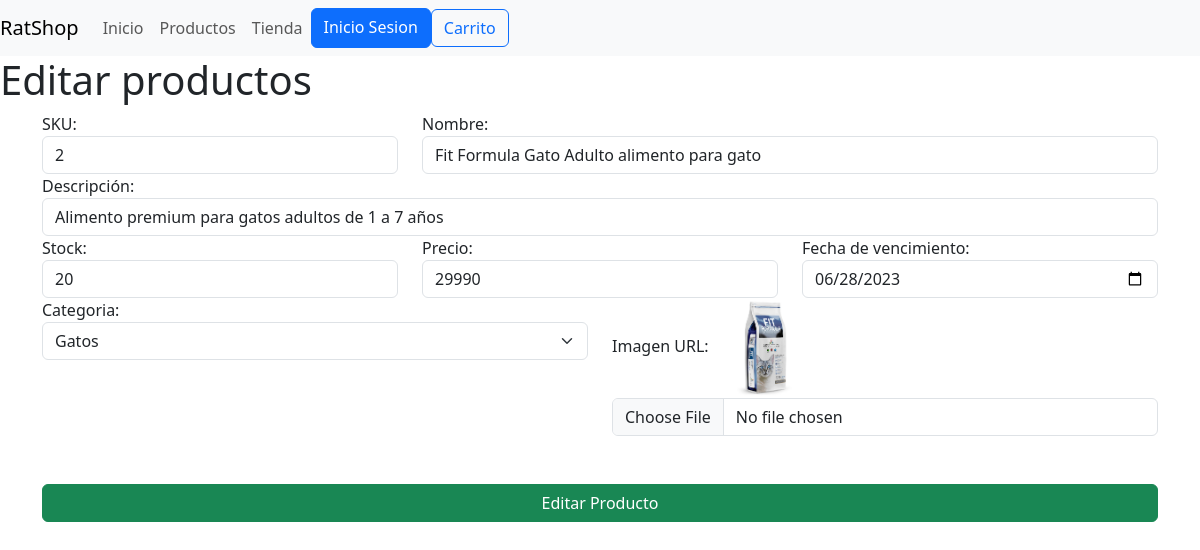
/editarProducto/2, run on the app's committed database.
### apps/Tienda/models.py (models this page shows, shortened)
class Producto(models.Model):
    sku = models.IntegerField(primary_key=True)
    nombre = models.CharField(max_length=100, null=False)
    descripcion = models.CharField(max_length=150,null=False)
    stock = models.IntegerField(null=False)
    precio = models.IntegerField(null=False)
    fecha_ingreso = models.DateField(auto_now_add=True)
    fecha_vencimiento = models.DateField(null=True,blank=True)
    categoria_id = models.ForeignKey(Categoria,on_delete=models.CASCADE)
    image_url = models.ImageField(upload_to="imagenesProductos")

### apps/Tienda/views.py (the view)
# urls.py: path('editarProducto/<sku>',views.cargarEditarProducto),
def cargarEditarProducto(request,sku):
    productos = Producto.objects.get(sku = sku)
    categorias = Categoria.objects.all()
    cateId = productos.categoria_id
    productoCategoria = Categoria.objects.get(categoria_id = cateId.categoria_id).categoria_id
    return render(request,"editarProducto.html",{"prod":productos, "cate":categorias,"categoriaId":productoCategoria})

### apps/Tienda/templates/editarProducto.html
{% extends './base.html' %}
{% block body %}
    <h1>Editar productos</h1>
    <div class="container">
        <form action="/editarProductoForm" method="POST" enctype="multipart/form-data"> {% csrf_token %}
            <div class="row">
                <div class="col-md-4">
                    <label for="txtSku">SKU:</label>
                    <input readonly value="{{prod.sku}}" name="txtSku" id="txtSku" type="text" class="form-control">
                </div>
                <div class="col-md-8">
                    <label for="txtNombre">Nombre:</label>
                    <input value="{{prod.nombre}}" name="txtNombre" id="txtNombre" type="text" class="form-control">
                </div>
                <div class="col-md-12">
                    <label for="txtDescripcion">Descripción:</label>
                    <input value="{{prod.descripcion}}" name="txtDescripcion" id="txtDescripcion" type="text" class="form-control">
                </div>
                <div class="col-md-4">
                    <label for="txtStock">Stock:</label>
                    <input value="{{prod.stock}}" name="txtStock" id="txtStock" type="text" class="form-control">
                </div>
                <div class="col-md-4">
                    <label for="txtPrecio">Precio:</label>
                    <input value="{{prod.precio}}" name="txtPrecio" id="txtPrecio" type="number" class="form-control">
                </div>
                <div class="col-md-4">
                    <label for="fechaVencimientoSel">Fecha de vencimiento:</label>
                    <input value="{{prod.fecha_vencimiento|date:'Y-m-d'}}" type="date" name="fechaVencimientoSel" id="fechaVencimientoSel" type="text" class="form-control">
                </div>
                <div class="col-md-6">
                    <label for="cmbCategoria">Categoria:</label>
                    <select name="cmbCategoria" id="cmbCategoria" class="form-select" aria-label="Default select example">
                        {% for c in cate %}
                        <option value="{{c.categoria_id}}" {% if categoriaId == c.categoria_id %} selected {% endif %}>{{c.nombre}}</option>
                        {% endfor %}
                      </select>
                </div>
                <div class="col-md-6">
                    <label for="txtImg">Imagen URL:</label>
                    <img src="{{prod.image_url.url}}" alt="" height="100">
                    <input  name="txtImg" id="txtImg" type="file" class="form-control">
                </div>
            </div>
            <button class="btn btn-success mt-5 w-100">Editar Producto</button>
        </form>
    </div>
    {% endblock %}

### data on the page
Producto: txtSku "2", txtNombre "Fit Formula Gato Adulto alimento para gato", txtDescripcion "Alimento premium para gatos adultos de 1 a 7 años", txtStock "20", txtPrecio "29990", fechaVencimientoSel "06/28/2023", image_url (picture)

### other printed values
form field cmbCategoria "Gatos"
